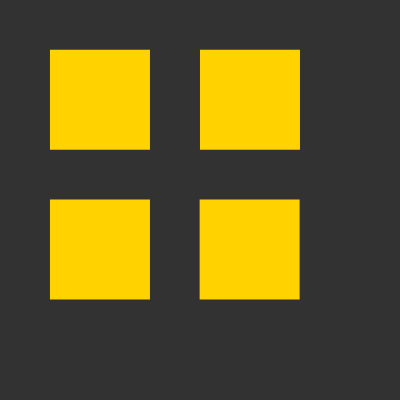
Frame 1 (no input)
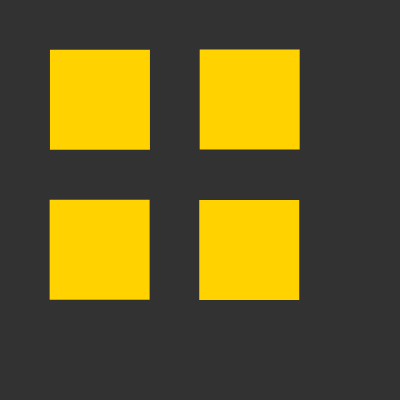
Frame 60 (no input)
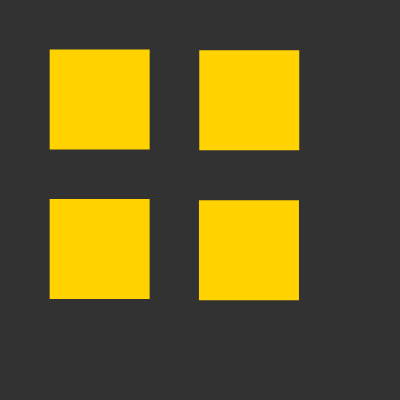
Frame 120 (the mouse pressed at the canvas centre since frame 60)

The p5.js sketch that drew these frames (run headless with seeded random() and noise() and a simulated clock; from frame 60 on, the mouse is pressed at the canvas centre):

// p5.js sketch
// ── sketch.js
let square_width = 100;
let pitch = 50;

function setup() {
  createCanvas(400, 400);
  frameRate(24);
  noStroke();
}

function draw() {
  background(50);
  fill(255, 210, 0, 255);
  // warm yellow
 
  for (
    let square_x = 50;
    square_x < width - square_width;
    square_x += square_width + pitch
  ) {
 
    for (
      let square_y = 50;
      square_y < height - square_width;
      square_y += square_width + pitch
    ) {
      
      let flutter = random(-0.5, 0.15);
      square_x = square_x + flutter;
      flutter = random(-0.5, 0.5);
      square_y = square_y + flutter;
      console.log(square_x)
      draw_squares(square_x, square_y, square_width);
    }
  }
}

function change_X() {
  if (mouseX !== pmouseX) {
    flutter = random(-0.15, 0.15);
    return flutter;
  }
}

//system variable pmouseX always contains the horizontal position of the mouse or finger in the frame previous to the current frame

function draw_squares(rleft, rtop, sq_width) {
  rect(rleft, rtop, sq_width, sq_width);
}

//translate(width / 2, height / 2);
//for (let i = 0; i < 9; i++)

// for (var x = 5; x < width; x += 50) {
//     //nested loop to scan columns
//     for (var y = 5; y < height; y += 45) {
//       randomFill();
//       rect(x, y, 45, 40);
//     }
//   }
